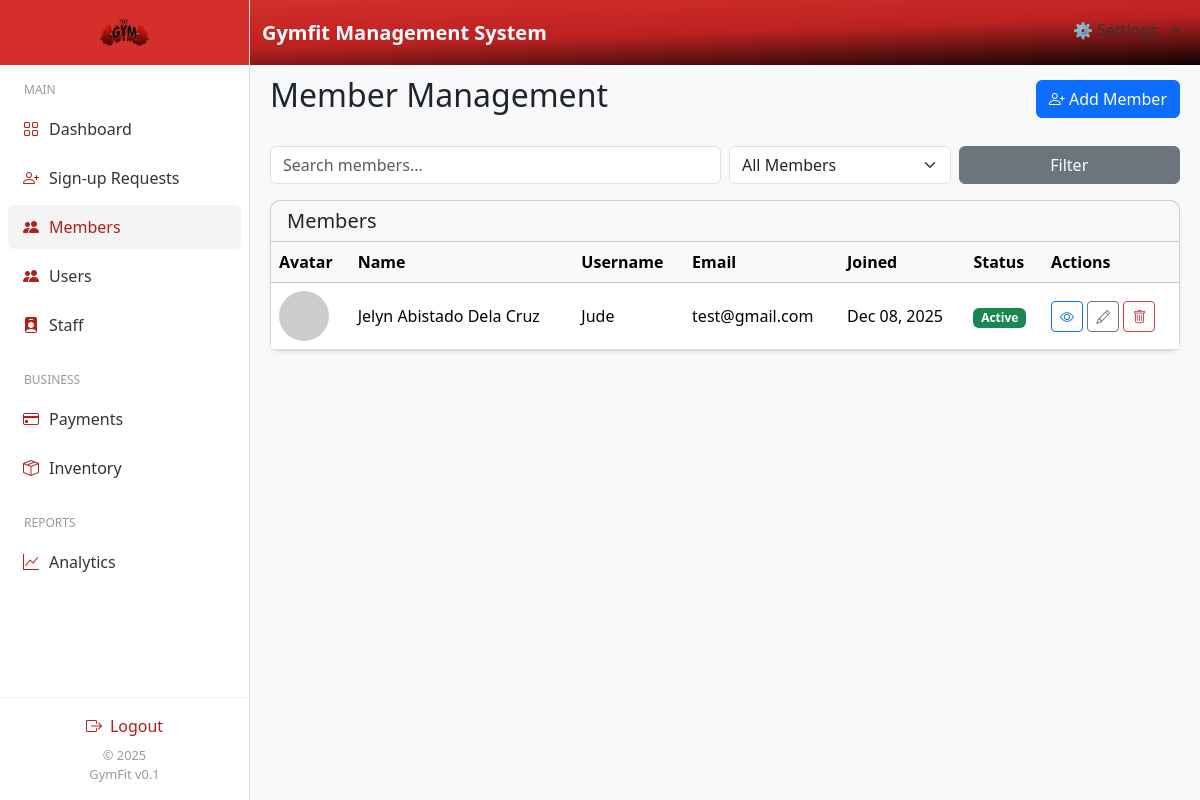
Page /dashboard/admin/members.php (signed in) on the committed database.
### tables this page shows
CREATE TABLE `users` (
  `id` int(11) NOT NULL,
  `firstName` varchar(255) NOT NULL,
  `middleName` varchar(255) NOT NULL,
  `lastName` varchar(255) NOT NULL,
  `username` varchar(100) NOT NULL,
  `email` varchar(150) DEFAULT NULL,
  `contact` int(25) NOT NULL,
  `password` varchar(255) NOT NULL,
  `role` enum('admin','trainer','trainor','client','trainee','owner') NOT NULL DEFAULT 'client',
  `full_name` varchar(150) DEFAULT NULL,
  `avatar` varchar(255) DEFAULT NULL,
  `idImage` varchar(255) NOT NULL,
  `status` enum('active','inactive') DEFAULT 'active',
  `created_at` timestamp NOT NULL DEFAULT current_timestamp(),
  `active_status` enum('online','offline','busy') DEFAULT 'offline'
);

### dashboard/admin/members.php (the view, shortened to what this page needs)
<?php
include '../../db_connect.php';
$role = 'trainee';
$usersResult = $conn->query("SELECT * FROM users WHERE role='$role' ORDER BY created_at DESC");
$users = [];
while($row = $usersResult->fetch_assoc()){
    $users[] = $row;
}
$searchQuery = $_GET['search'] ?? '';
$membershipStatus = $_GET['status'] ?? 'all';
$filteredUsers = array_filter($users, function($user) use($searchQuery, $membershipStatus){
    $matchesSearch = empty($searchQuery) ||
        str_contains(strtolower($user['firstName']), strtolower($searchQuery)) ||
        str_contains(strtolower($user['email']), strtolower($searchQuery)) ||
        str_contains(strtolower($user['username']), strtolower($searchQuery));
    $matchesStatus = $membershipStatus === 'all' || $user['status'] === $membershipStatus;
    return $matchesSearch && $matchesStatus;
});
?>
<!DOCTYPE html>
<html lang="en">
<head>
<link href="https://cdn.jsdelivr.net/npm/bootstrap@5.3.2/dist/css/bootstrap.min.css" rel="stylesheet">
<link href="https://cdn.jsdelivr.net/npm/bootstrap-icons@1.11.0/font/bootstrap-icons.css" rel="stylesheet">
</head>
<body>
<div id="sidebar">
    <?php include 'includes/navbar.php'; ?>
</div>
<div id="sidebar">
    <?php include 'includes/sidebar.php'; ?>
</div>
<main>
    <div class="d-flex justify-content-between align-items-center mb-4">
        <h2>Member Management</h2>
        <button class="btn btn-primary" data-bs-toggle="modal" data-bs-target="#addMemberModal">
            <i class="bi bi-person-plus"></i> Add Member
        </button>
    </div>
    <form method="GET" class="row g-2 mb-3">
        <div class="col-md-6">
            <input type="text" name="search" class="form-control" placeholder="Search members..." value="<?= htmlspecialchars($searchQuery) ?>">
        </div>
        <div class="col-md-3">
            <select name="status" class="form-select">
                <option value="all" <?= $membershipStatus==='all' ? 'selected' : '' ?>>All Members</option>
            </select>
        </div>
        <div class="col-md-3">
            <button type="submit" class="btn btn-secondary w-100">Filter</button>
        </div>
    </form>
    <div class="card shadow-sm">
        <div class="card-header">
            <h5 class="mb-0">Members</h5>
        </div>
        <div class="card-body p-0">
            <div class="table-responsive" style="max-height: 500px; overflow-y: auto;">
                <table class="table mb-0 align-middle">
                    <thead class="table-light">
                        <tr>
                            <th>Avatar</th>
                            <th>Name</th>
                            <th>Username</th>
                            <th>Email</th>
                            <th>Joined</th>
                            <th>Status</th>
                            <th>Actions</th>
                        </tr>
                    </thead>
                    <tbody>
                        <?php if(!empty($filteredUsers)): ?>
                            <?php foreach($filteredUsers as $user): ?>
                            <tr>
                                <td>
                                    <?php
                                    $avatarSrc = (!empty($user['avatar']) && $user['avatar'] !== 'null')
                                        ? '../../' . htmlspecialchars($user['avatar'])
                                        : 'https://via.placeholder.com/50/007bff/ffffff?text=AV';
                                    ?>
                                    <img src="<?= $avatarSrc ?>" class="avatar-img" alt="Avatar" onerror="this.src='https://via.placeholder.com/50/6c757d/ffffff?text=AV'">
                                </td>
                                <td><?= htmlspecialchars($user['firstName'] . ' ' . $user['middleName'] . ' ' . $user['lastName']) ?></td>
                                <td><?= htmlspecialchars($user['username']) ?></td>
                                <td><?= htmlspecialchars($user['email']) ?></td>
                                <td><?= date("M d, Y", strtotime($user['created_at'])) ?></td>
                                <td>
                                    <span class="badge <?= $user['status']==='active' ? 'bg-success' : 'bg-warning text-dark' ?>">
                                        <?= ucfirst($user['status']) ?>
                                    </span>
                                </td>
                                <td>
                                    <a href="view_member.php?id=<?= $user['id'] ?>" class="btn btn-sm btn-outline-primary"><i class="bi bi-eye"></i></a>
                                    <button
                                        class="btn btn-sm btn-outline-secondary editBtn"
                                        data-id="<?= $user['id'] ?>"
                                        data-first="<?= htmlspecialchars($user['firstName']) ?>"
                                        data-middle="<?= htmlspecialchars($user['middleName']) ?>"
                                        data-last="<?= htmlspecialchars($user['lastName']) ?>"
                                        data-username="<?= htmlspecialchars($user['username']) ?>"
                                        data-email="<?= htmlspecialchars($user['email']) ?>"
                                        data-contact="<?= htmlspecialchars($user['contact']) ?>"
                                        data-role="<?= htmlspecialchars($user['role']) ?>"
                                        data-avatar="<?= htmlspecialchars($user['avatar']) ?>"
                                        data-idimage="<?= htmlspecialchars($user['idImage']) ?>"
                                        data-status="<?= htmlspecialchars($user['status']) ?>"
                                    >
                                        <i class="bi bi-pencil"></i>
                                    </button>
                                    <a href="delete_member.php?id=<?= $user['id'] ?>" class="btn btn-sm btn-outline-danger" onclick="return confirm('Are you sure?')"><i class="bi bi-trash"></i></a>
                                </td>
                            </tr>
                            <?php endforeach; ?>
                        <?php else: ?>
                            <tr>
                                <td colspan="7" class="text-center py-3">No members found</td>
                            </tr>
                        <?php endif; ?>
                    </tbody>
                </table>
            </div>
        </div>
    </div>
</main>
</body>
</html>

### dashboard/admin/members.php (style rules this page uses)
body { background: #f8f9fa; }
.card { border-radius: 10px; box-shadow: 0 2px 6px rgba(0,0,0,0.1); }
#sidebar { width: 250px; position: fixed; top: 56px; bottom: 0; left: 0; overflow-y: auto; background: #fff; border-right: 1px solid #dee2e6; z-index: 1020; }
main { margin-left: 250px; margin-top: 56px; height: calc(100vh - 56px); overflow-y: auto; padding: 20px; }
.avatar-img { width: 50px; height: 50px; object-fit: cover; border-radius: 50%; }

### rows in the picture
users: firstName+middleName+lastName "Jelyn Abistado Dela Cruz", username "Jude", email "test@gmail.com", created_at "Dec 08, 2025", status "Active"
